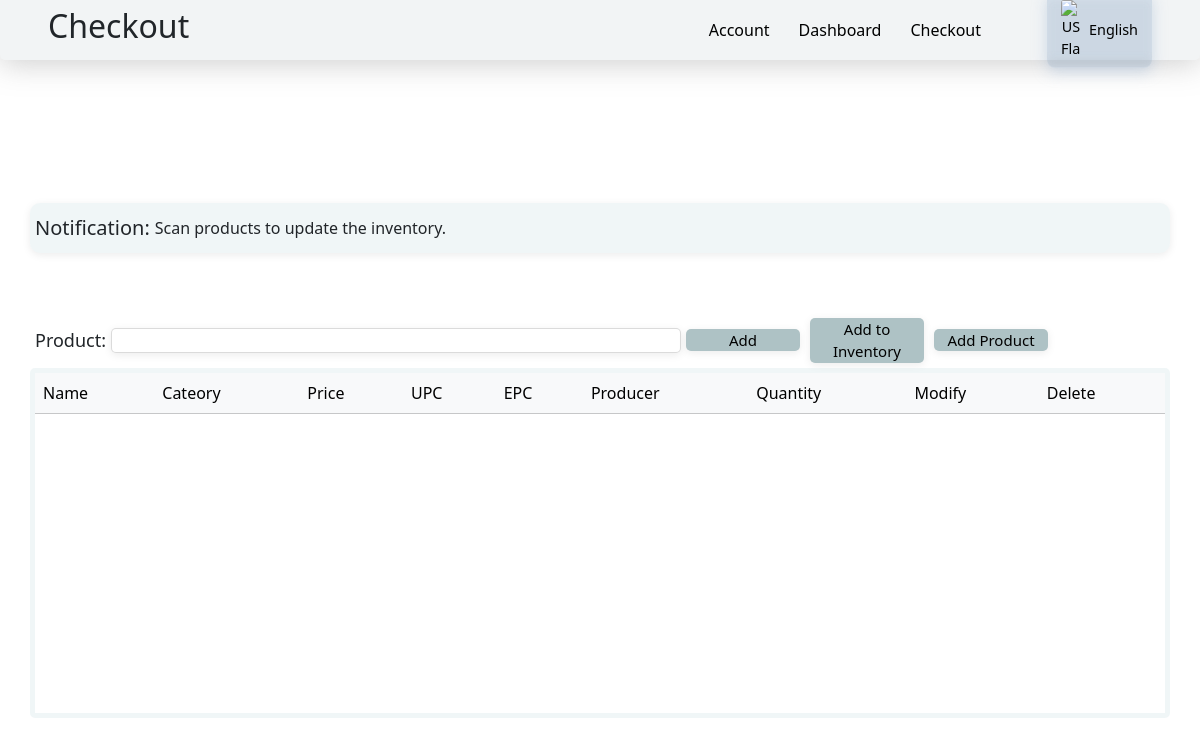
/product-management/inventory.php, run on an earlier commit of the app's database.
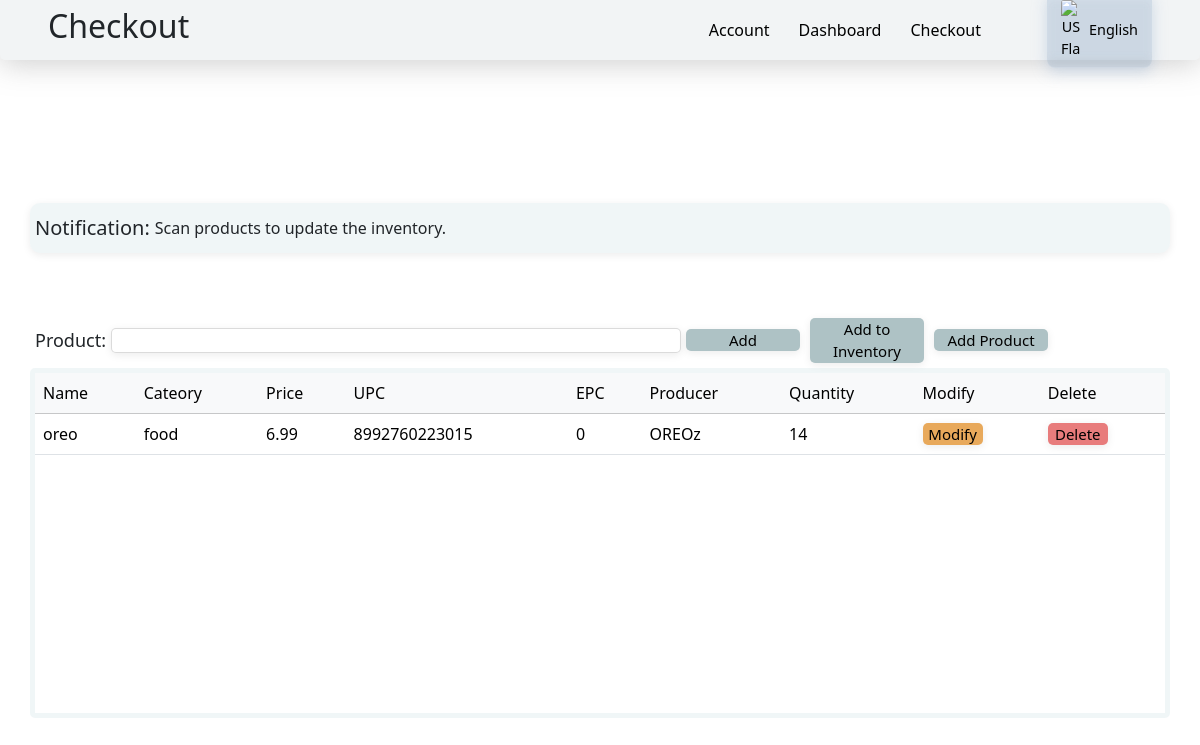
And on a later commit of the database.
### tables this page shows
CREATE TABLE `inventory` (
  `product_id` int(11) NOT NULL,
  `quantity` int(11) NOT NULL,
  `update_time` datetime NOT NULL
);

CREATE TABLE `products` (
  `product_id` int(12) NOT NULL,
  `name` varchar(200) NOT NULL,
  `category` varchar(200) NOT NULL,
  `price` decimal(10,2) NOT NULL,
  `upc` bigint(13) NOT NULL,
  `epc` varchar(24) NOT NULL,
  `company` varchar(200) NOT NULL
);

### product-management/inventory.php (the view, shortened to what this page needs)
<!DOCTYPE html>
<html lang="en">
<head>
    <link rel="stylesheet" href="css/inventory.css">
    <link rel="stylesheet" href="../nav.css">
    <link href="https://cdn.jsdelivr.net/npm/bootstrap@5.3.8/dist/css/bootstrap.min.css" rel="stylesheet">
</head>
<body>
<?php
include "../nav.php";
?>
    <main>
        <div class="notification-container" id="notification-container">
            <div class="notification-title">
                <h1 class="title"> Notification: </h1>
                <p id="alert-message"> Scan products to update the inventory.</p>
            </div>
        </div>
        <div class="main-content">
            <div class="inventory-add">
                <label for="product-code-input" class="product-code-label">Product: </label>
                <input type="text" class="product-code-input" name="product-code-input" id="product-code-input">
                <button onclick="addProduct(document.getElementById('product-code-input').value)" id="product-code-input" class="submit-product">
                    Add
                </button>
                <button id="inv-btn" class="submit-product popup-add">
                    Add to Inventory
                </button>
                <button id="add-manual-btn" class="submit-product popup-add">
                    Add Product
                </button>
            </div>
            <div class="inventory-table">
                <?php
                $servername = "localhost";
                $username = "root";
                $password = "";
                $dbname = "iotphase3";
                $conn = new mysqli($servername, $username, $password, $dbname);
                $sql = "SELECT i.product_id, i.quantity, p.name, p.category, p.price, p.upc, p.epc, p.company
                            FROM inventory i
                            INNER JOIN products p ON i.product_id = p.product_id";
                $result = $conn->query($sql);
                ?>
                <table class="table table-hover" id="table">
                    <thead class="table-light">
                        <tr>
                            <th scope="col">Name</th>
                            <th scope="col">Cateory</th>
                            <th scope="col">Price</th>
                            <th scope="col">UPC</th>
                            <th scope="col">EPC</th>
                            <th scope="col">Producer</th>
                            <th scope="col">Quantity</th>
                            <th scope="col">Modify</th>
                            <th scope="col">Delete</th>
                        </tr>
                    </thead>
                    <tbody id="tbody">
                        <?php if ($result && $result->num_rows > 0): ?>
                            <?php while ($rows = $result->fetch_assoc()): ?>
                                <tr>
                                    <td><?= $rows['name'] ?></td>
                                    <td><?= $rows['category'] ?></td>
                                    <td><?= $rows['price'] ?></td>
                                    <td><?= $rows['upc'] ?></td>
                                    <td><?= $rows['epc'] ?></td>
                                    <td><?= $rows['company'] ?></td>
                                    <td><?= $rows['quantity'] ?></td>
                                    <td><button class="modify-button" id="modify-button">Modify</button></td>
                                    <td><button class="delete-button" id="delete-button">Delete</button></td>
                                </tr>
                            <?php endwhile; ?>
                        <?php endif; ?>
                    </tbody>
                </table>
            </div>
        </div>
    </main>
</body>
</html>

What changed in the data, as far as the page shows it:
added inventory: products.name "oreo", products.category "food", products.price "6.99", products.upc "8992760223015", products.epc "0", products.company "OREOz", quantity "14"
